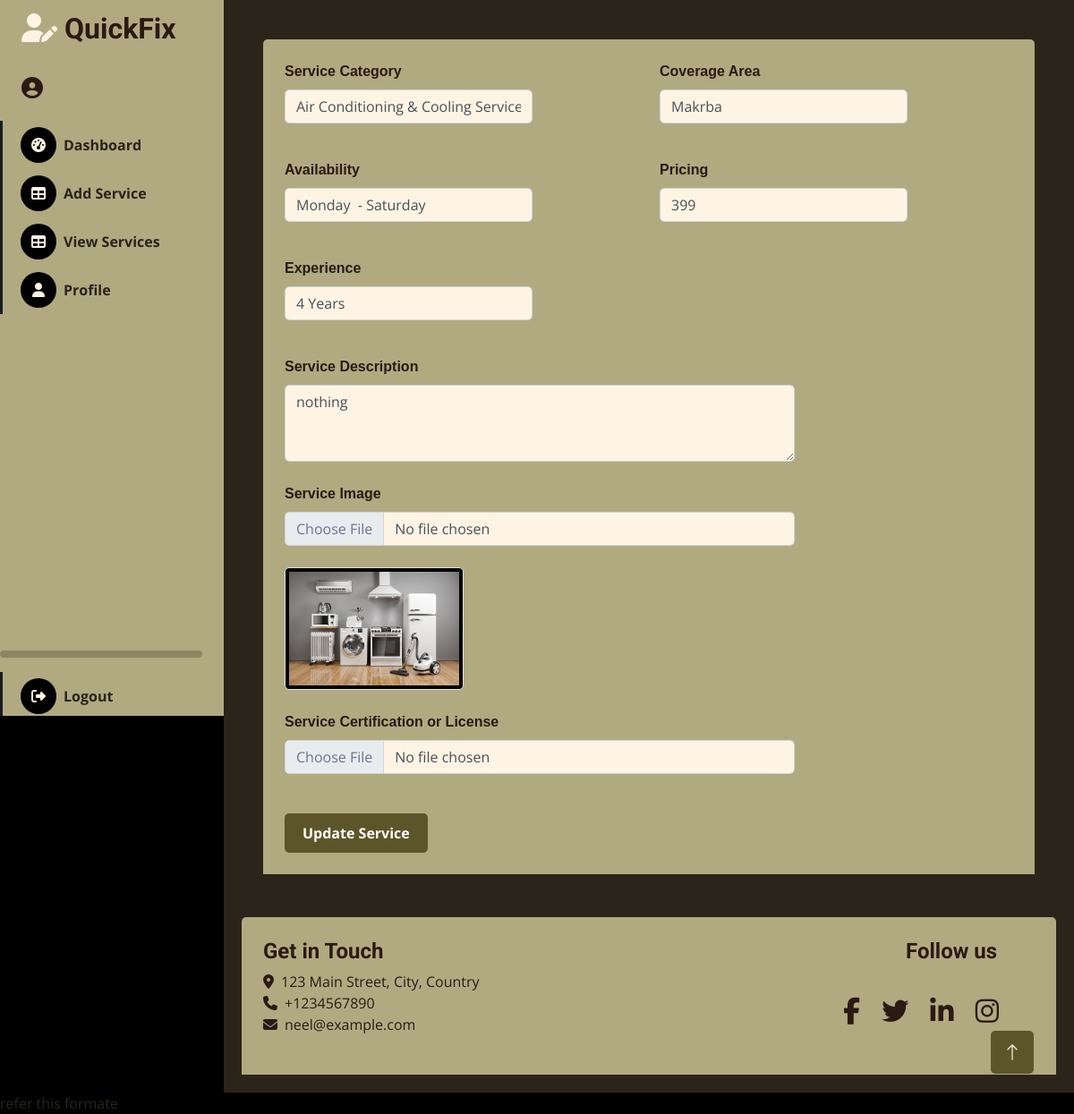
Screenshot of /edit-service/18/ with the database file from the repository.
### QuickFix/models.py (models this page shows, shortened)
class ServiceDetail(models.Model):
    id = models.AutoField(primary_key=True)
    category = models.CharField(max_length=100)
    area = models.CharField(max_length=100)
    avilable = models.CharField(max_length=100)
    price = models.IntegerField()
    experience = models.CharField(max_length=100)
    payment_methods = models.CharField(max_length=100)
    desc = models.CharField(max_length=250)
    service_image = models.ImageField(upload_to='static/service_photo/', max_length=250)
    certificate = models.ImageField(upload_to='static/service_photo/', max_length=250)
    email = models.CharField(max_length=100, null=True, blank=True)

### QuickFix/views.py (the view)
# urls.py: path('edit-service/<int:service_id>/', views.edit_service, name='edit_service'),
def edit_service(request, service_id):
    service = get_object_or_404(ServiceDetail, id=service_id)
    if request.method == 'POST':
        form = ServiceForm(request.POST, request.FILES, instance=service)
        if form.is_valid():
            print("Form is valid")  # Debugging line
            form.save()
            return redirect('vendor-view')  # Redirect to the view services page upon success
        else:
            print("Form errors:", form.errors)  # Debugging line to print form errors
    else:
        form = ServiceForm(instance=service)
    is_certificate_uploaded = service.certificate is not None
    context = {
        'form': form,
        'is_certificate_uploaded': is_certificate_uploaded,
        'service': service  # Pass service object for further use if needed
    }
    return render(request, 'edit_service.html', context)

### QuickFix/forms.py
class ServiceForm(forms.ModelForm):
    class Meta:
        model = ServiceDetail
        fields = [
            'category', 'area', 'avilable', 'price', 'experience', 'desc', 'service_image'
        ]

### templates/edit_service.html (shortened to what this page needs)
<!DOCTYPE html>
<html lang="en">
<head>
    <link href="https://cdnjs.cloudflare.com/ajax/libs/font-awesome/5.10.0/css/all.min.css" rel="stylesheet">
    <link href="https://cdn.jsdelivr.net/npm/bootstrap-icons@1.4.1/font/bootstrap-icons.css" rel="stylesheet">
    <link rel="stylesheet" href="https://cdnjs.cloudflare.com/ajax/libs/font-awesome/6.0.0-beta3/css/all.min.css">
    <link href="/static/admin_css/lib/owlcarousel/assets/owl.carousel.min.css" rel="stylesheet">
    <link href="/static/admin_css/lib/tempusdominus/css/tempusdominus-bootstrap-4.min.css" rel="stylesheet" />
    <link href="/static/admin_css/css/bootstrap.min.css" rel="stylesheet">
    <link href="/static/admin_css/css/style.css" rel="stylesheet">
</head>
<body>
    <div class="container-fluid position-relative d-flex p-0 gradient-background">
        <div class="sidebar pe-4 pb-3">
            <nav class="navbar bg-secondary navbar-dark">
                <a href="index.html" class="navbar-brand mx-4 mb-3">
                    <h2 class="text-primary"><i class="fa fa-user-edit me-2"></i>QuickFix</h2>
                </a>
                <a class="navbar-brand mx-4 mb-3">
                    <h3 class="text-primary"><i class="fa fa-user-circle" style="color: #2B1A12;"></i>{{request.session.username}}</h3>
                </a>
                <div class="navbar-nav w-100">
                    <a href="{% url 'vendor-dash'%}" class="nav-item nav-link"><i
                            class="fa fa-tachometer-alt me-2"></i>Dashboard</a>
                    <a href="{% url 'vendor-service'%}" class="nav-item nav-link "><i class="fa fa-table me-2"></i>Add
                        Service</a>
                    <a href="{% url 'vendor-view'%}" class="nav-item nav-link "><i
                            class="fa fa-table me-2"></i>View Services</a>
                    <a href="{% url 'vendor-profile'%}" class="nav-item nav-link"><i
                            class="fa fa-user me-2"></i>Profile</a>
                    <br><br><br><br><br><br><br><br><br><br><br><br><br><br><br>
                    <hr style=" border: 4px solid #2B1A12;border-radius: 5px;">
                    </hr><a href="{% url 'vendor-signin'%}" class="nav-item nav-link"><i
                            class="fa fa-sign-out-alt me-2"></i>Logout</a>
                </div>
            </nav>
        </div>
        <div class="content">
            <div class="container-fluid pt-4 px-4">
                <div class="bg-secondary rounded-top p-4">
                    <div class="row">
                        <form method="post" enctype="multipart/form-data">
                            <div class="row mb-4">
                                <div class="col-md-6">
                                    <div class="form-group">
                                        <label for="category">Service Category</label>
                                        <select class="form-control" name="category" id="category">
                                            <option value="Air Conditioning & Cooling Services" {% if form.category.value == 'Air Conditioning & Cooling Services' %}selected{% endif %}>Air Conditioning & Cooling Services</option>
                                        </select>
                                    </div>
                                </div>
                                <div class="col-md-6">
                                    <div class="form-group">
                                        <label for="area">Coverage Area</label>
                                        <select class="form-control" name="area" id="area">
                                            <option value="Makrba" {% if form.area.value == 'Makrba' %}selected{% endif %}>Makrba</option>
                                        </select>
                                    </div>
                                </div>
                            </div>
                            <div class="row mb-4">
                                <div class="col-md-6">
                                    <div class="form-group">
                                        <label for="avilable">Availability</label>
                                        <input type="text" class="form-control" name="avilable" id="avilable"
                                               placeholder="Enter Availability"
                                               value="{{ form.avilable.value|default:'' }}">
                                    </div>
                                </div>
                                <div class="col-md-6">
                                    <div class="form-group">
                                        <label for="price">Pricing</label>
                                        <input type="text" class="form-control" name="price" id="price"
                                               placeholder="Enter Pricing" value="{{ form.price.value|default:'' }}">
                                    </div>
                                </div>
                            </div>
                            <div class="row mb-4">
                                <div class="col-md-6">
                                    <div class="form-group">
                                        <label for="experience">Experience</label>
                                        <input type="text" class="form-control" name="experience" id="experience"
                                               placeholder="Enter Experience"
                                               value="{{ form.experience.value|default:'' }}">
                                    </div>
                                </div>
                            </div>
                            <div class="mb-4">
                                <div class="form-group">
                                    <label for="desc">Service Description</label>
                                    <textarea class="form-control" name="desc" id="desc" rows="3"
                                              placeholder="Enter service description">{{ form.desc.value|default:'' }}</textarea>
                                </div>
                            </div>
                            <div class="mb-4">
                                <div class="form-group">
                                    <label for="serviceImage">Service Image</label>
                                    <input type="file" class="form-control" name="service_image" id="serviceImage">
                                    {% if service.service_image %}
                                        <img src="{{ service.service_image.url }}" alt="Current Image" class="img-thumbnail mt-2" style="max-width: 200px;">
                                    {% endif %}
                                </div>
                            </div>
                            <div class="mb-4">
                                <div class="form-group">
                                    <label for="certificate">Service Certification or License</label>
                                    <input type="file" class="form-control" name="certificate" id="certificate" {% if is_certificate_uploaded %}disabled{% endif %}>
                                </div>
                            </div>
                            <button type="submit" class="btn btn-primary">Update Service</button>
                        </form>
                    </div>
                </div>
            </div>
        <br><br><div class="container-fluid bg-secondary text-light rounded-top p-4">
            <div class="row">
                <div class="col-md-6" style="color: #2B1A12;">
                    <h4 style="color: #2B1A12;">Get in Touch</h4>
                    <ul class="list-unstyled">
                        <li><i class="fa fa-map-marker-alt me-2" style="color: #2B1A12;"></i>123 Main Street, City, Country</li>
                        <li><i class="fa fa-phone me-2" style="color: #2B1A12;"></i>+1234567890</li>
                        <li><i class="fa fa-envelope me-2" style="color: #2B1A12;"></i>neel@example.com</li>
                    </ul>
                </div>
                <div class="col-md-6 text-end">
                    <h4 style="color: #2B1A12; margin-right: 10%;">Follow us</h4>
                    <div class="social-icons">
                        <a href="#" class="facebook" title="Facebook"><i class="fab fa-facebook-f"></i></a>
                        <a href="#" class="twitter" title="Twitter"><i class="fab fa-twitter"></i></a>
                        <a href="#" class="linkedin" title="LinkedIn"><i class="fab fa-linkedin-in"></i></a>
                        <a href="#" class="instagram" title="Instagram"><i class="fab fa-instagram"></i></a>
                    </div>
                </div>
            </div>
        </div>
    </div>
    </div>
    <a href="#" class="btn btn-lg btn-primary btn-lg-square back-to-top"><i class="bi bi-arrow-up"></i></a>
</body>
</html>

### static/admin_css/css/style.css (style rules this page uses)
:root { --primary: #b19494; --secondary: #191C24; --light: #6C7293; --dark: #000000; }
.back-to-top { position: fixed; display: none; right: 45px; bottom: 45px; z-index: 99; }
.btn { transition: .5s; }
.btn-lg-square { width: 48px; height: 48px; }
.btn-square, .btn-sm-square, .btn-lg-square { padding: 0; display: inline-flex; align-items: center; justify-content: center; font-weight: normal; border-radius: 50px; }
.sidebar { position: fixed; top: 0; left: 0; bottom: 0; width: 250px; height: 100vh; overflow-y: auto; background: var(--secondary); transition: 0.5s; z-index: 999; }
.content { margin-left: 250px; min-height: 100vh; background: var(--dark); transition: 0.5s; }
@media (min-width: 992px) { .sidebar { margin-left: 0; } }
@media (min-width: 992px) { .content { width: calc(100% - 250px); } }
.sidebar .navbar .navbar-nav .nav-link { padding: 7px 20px; color: var(--light); font-weight: 500; border-left: 3px solid var(--secondary); border-radius: 0 30px 30px 0; outline: none; }
.sidebar .navbar .navbar-nav .nav-link i { width: 40px; height: 40px; display: inline-flex; align-items: center; justify-content: center; background: var(--dark); border-radius: 40px; }

### templates/edit_service.html (style rules this page uses)
body { font-family: 'Open Sans', sans-serif; color: #2b241a; }
.container-fluid { padding: 0; }
.sidebar { width: 250px; background-color: #B1AA81; }
.navbar { background-color: #B1AA81; }
.navbar-brand { color: #2B1A12; }
.navbar-brand h3 { font-weight: 700; margin: 0; font-size: 1.5rem; }
.navbar-brand i { margin-right: 10px; }
.navbar-nav .nav-link { color: #5f513d; font-weight: 600; padding: 10px 15px; }
.content { flex-grow: 1; padding: 20px; background-color: #2b241a; }
.bg-secondary { background-color: #B1AA81 !important; }
.text-primary { color: #2B1A12 !important; }
.bg-secondary .fa { color: #FFF4E4; }
.bg-secondary.rounded-top.p-4 { background-color: #B1AA81 !important; color: #2B1A12; }
.bg-secondary.rounded-top.p-4 a { color: #2B1A12; text-decoration: none; }
.btn-primary { background-color: #40271c; border-color: #40271c; }
.back-to-top i { color: #FFF4E4; }
.sidebar .navbar .navbar-nav .nav-link { color: #2b2319; font-weight: bold; }
form { margin: auto; }
.form-control { background-color: #FFF4E4 !important; border: 1px solid #ced4da; border-radius: 5px; color: #495057; width: 70%; margin-bottom: 1rem; }
.form-group label { font-weight: 900; color: #2B1A12; margin-bottom: .5rem; display: block; font-family: 'Lucida Sans', 'Lucida Sans Regular', 'Lucida Grande', 'Lucida Sans Unicode', Geneva, Verdana, sans-serif; }
.btn-primary { background-color: #5d552a; border: none; padding: 10px 20px; font-weight: bold; border-radius: 5px; margin-top: 20px; }
.social-icons { padding: 30px; background-color: #B1AA81; text-decoration: none; }
.social-icons a { color: #1c7f40; padding: 10px; line-height: 30px; font-size: 30px; margin-right: 0%; text-decoration: none; }
.social-icons a i { line-height: 30px; font-size: 30px; -webkit-transition: all 200ms ease-in; -webkit-transform: scale(1); -ms-transition: all 200ms ease-in; -ms-transform: scale(1); -moz-transition: all 200ms ease-in; -moz-transform: scale(1); transition: all 200ms ease-in; transform: scale(1); }

### rows the page displays
ServiceDetail: category "Air Conditioning & Cooling Services", area "Makrba", avilable "Monday - Saturday", experience "4 Years", desc "nothing", service_image (picture)
